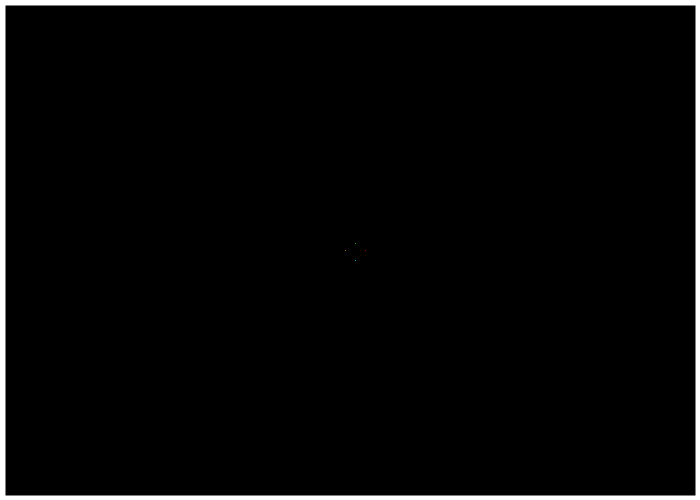
Frame 1 (no input)
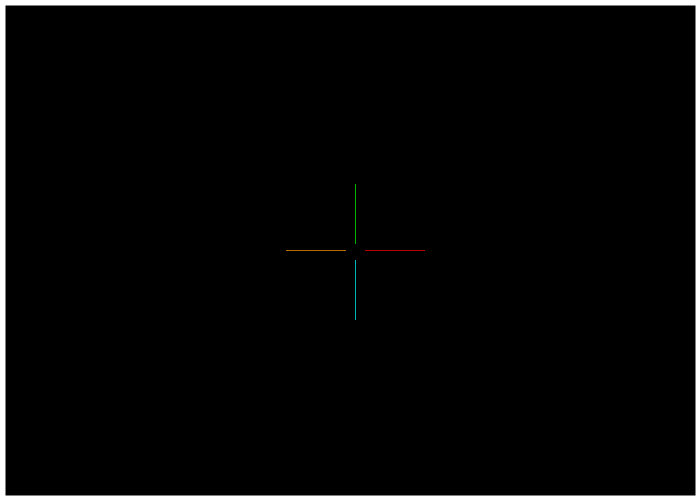
Frame 60 (the mouse pressed at the canvas centre just before this capture)
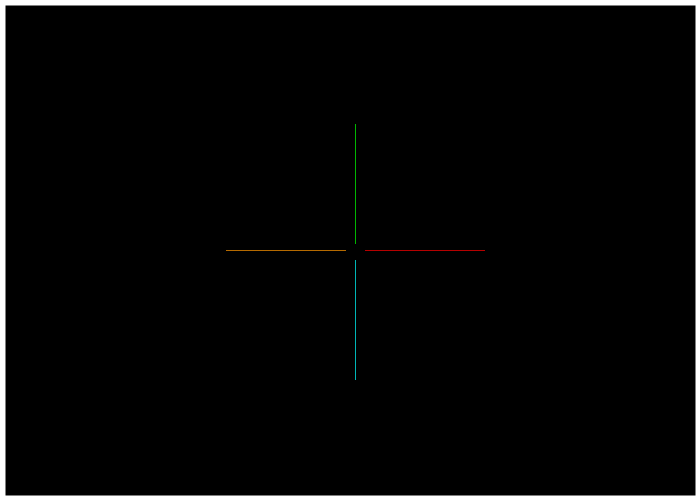
Frame 120 (the mouse held since frame 60 and released just before this capture)

The Processing sketch that drew these frames (run headless with seeded random() and noise(); from frame 60 on, the mouse is pressed at the canvas centre):

// Processing sketch: processing_96010
// ── processing_96010.pde

int x = 345;
int y = 250;
int direction = LEFT;
int compX= 365;
int compY= 250;
int compDir= RIGHT;
int dcompDir = DOWN;
int dcompX =355;
int dcompY =260;
int pcompX =355;
int pcompY =243;
int pcompDir = UP;
boolean GAMEOVER = false;
boolean DEAD1 = false;
boolean DEAD2 = false;
boolean DEAD3 = false;
boolean DEAD4 = false;
void setup()
{
  size(700, 500);
  background(0);
  noFill();
  stroke(255);
  strokeWeight(10);
  rect(0, 0, 700, 500);
}
void draw()
{
  frameRate(100);
if (GAMEOVER == false)
{
    elhuman();
    elcomputer1();
    elcomputer2();
    elcomputer3();
    humanover();
    comp1over();
    comp2over();
    comp3over();
   elmaster();
}
}

void elmaster()
{
 if (DEAD1 ||(DEAD2 && DEAD3&& DEAD4))
 {
    GAMEOVER = true;
     if ( DEAD1 == false)
 {
   fill(255,150,0);
    textAlign(CENTER);
    textSize(30);
    text("YOU WIN",350, 450);
 }
 
 if (GAMEOVER)
 {   fill(255);
    textAlign(CENTER);
    textSize(50);
    text("GAMEOVER",350, 350);
    textSize(20);
    text("Press 1 to restart",350, 400);
 }
 }

 
}

void keyPressed()
{
  if (key == 'w')
  {
    direction = UP;
  }
  else if (key == 's')
  {
    direction = DOWN;
  }
  else if (key == 'd')
  {
    direction = RIGHT;
  }
  else if (key == 'a')
  {
    direction = LEFT;
  }
  else if (key == '1')
  {
    GAMEOVER = false;
    background(0);
    noFill();
    stroke(255);
    strokeWeight(10);
    rect(0, 0, 700, 500);
    x = 345;
    y = 250;
    direction = LEFT;
    compX= 365;
    compY= 250;
    compDir= RIGHT;
    dcompDir = DOWN;
    dcompX =355;
    dcompY =260;
    pcompX =355;
    pcompY =243;
    pcompDir = UP;
    DEAD1 = false;
    DEAD2 = false;
    DEAD3 = false;
    DEAD4 = false;
  }
}

void humanover()
{
  if ( (get(x, y) != color(0, 0, 0)))
  {
    DEAD1 = true;
    fill(255);
    textSize(15);
    textAlign(CENTER);
    text("human is dead", 150, 50);
  }
}

void comp1over()
{
  if ( (get(compX, compY) != color(0, 0, 0)))
  {
    DEAD2 = true;
    fill(255);
    textSize(15);
    textAlign(CENTER);
    text("Comp1 is dead", 350, 50);
  }
}

void comp2over()
{
  if ( (get(dcompX, dcompY) != color(0, 0, 0)))
  {
    DEAD3 = true;
    fill(255);
    textSize(15);
    textAlign(CENTER);
    text("Comp2 is dead", 150, 150);
  }
}

void comp3over()
{
  if (get(pcompX, pcompY) != color(0, 0, 0))
  {
    DEAD4 = true;
    fill(255);
    textSize(15);
    textAlign(CENTER);
    text("Comp3 is dead", 250, 50);
  }
}

void elhuman()
{
  strokeWeight(1);
  stroke(255, 150, 0);
  point(x, y);
  if ( direction ==RIGHT)
  {
    x++;
  }
  if (direction == LEFT)
  {
    x--;
  }
  if (direction == UP)
  {
    y--;
  }
  if (direction == DOWN)
  {
    y++;
  }
}

void elcomputer1()
{
  stroke(255, 0, 0);
  point(compX, compY);
  if ( compDir == LEFT)
  {
    compX--;
    if (get(compX-1, compY) !=color(0, 0, 0))
    {
      compDir = UP;
    }
  }
  else if (compDir == RIGHT)
  {
    compX++;
    if (get(compX+1, compY) !=color(0, 0, 0))
    {
      compDir = DOWN;
    }
  }
  else if (compDir == DOWN)
  {
    compY++;
    if (get(compX, compY+1) !=color(0, 0, 0))
    {
      compDir = LEFT;
    }
  }
  else if (compDir == UP)
  {
    compY--;
    if (get(compX, compY-1) !=color(0, 0, 0))
    {
      compDir = RIGHT;
    }
  }
}

void elcomputer2()
{
  strokeWeight(1);
  stroke(0, 255, 255);
  point(dcompX, dcompY);
  if ( dcompDir == LEFT)
  {
    dcompX--;
    if (get(dcompX-(int(random(0,100))), dcompY) !=color(0, 0, 0) || get(dcompX-1, dcompY) !=color(0, 0, 0))
    {
      dcompDir = UP;
    }
  }
  else if (dcompDir == RIGHT)
  {
    dcompX++;
    if (get(dcompX+(int(random(0,100))), dcompY) !=color(0, 0, 0) || get(dcompX+1, dcompY) !=color(0, 0, 0))
    {
      dcompDir = DOWN;
    }
  }
  else if (dcompDir == DOWN)
  {
    dcompY++;
    if (get(dcompX, dcompY+(int(random(0,100)))) !=color(0, 0, 0) || get(dcompX, dcompY+1) !=color(0, 0, 0))
    {
      dcompDir = LEFT;
    }
  }
  else if (dcompDir == UP)
  {
    dcompY--;
    if (get(dcompX, dcompY-(int(random(0,100)))) !=color(0, 0, 0) || get(dcompX, dcompY-1) !=color(0, 0, 0))
    {
      dcompDir = RIGHT;
    }
  }
}

void elcomputer3()
{
  strokeWeight(1);
  stroke(0, 255, 0);
  point(pcompX, pcompY);
  if ( pcompDir == LEFT)
  {
    pcompX--;
    if (get(pcompX-(int(random(0,5))), pcompY) !=color(0, 0, 0)|| get(pcompX-1, pcompY) !=color(0, 0, 0))
    {
      pcompDir = UP;
    }
  }
  else if (pcompDir == RIGHT)
  {
    pcompX++;
    if (get(pcompX+(int(random(0,5))), pcompY) !=color(0, 0, 0)|| get(pcompX+1, pcompY) !=color(0, 0, 0))
    {
      pcompDir = DOWN;
    }
  }
  else if (pcompDir == DOWN)
  {
    pcompY++;
    if (get(pcompX, pcompY+(int(random(0,5)))) !=color(0, 0, 0)|| get(pcompX, pcompY+1) !=color(0, 0, 0))
    {
      pcompDir = LEFT;
    }
  }
  else if (pcompDir == UP)
  {
    pcompY--;
    if (get(pcompX, pcompY-(int(random(0,5)))) !=color(0, 0, 0)|| get(pcompX, pcompY-1) !=color(0, 0, 0))
    {
      pcompDir = RIGHT;
    }
  }
}
